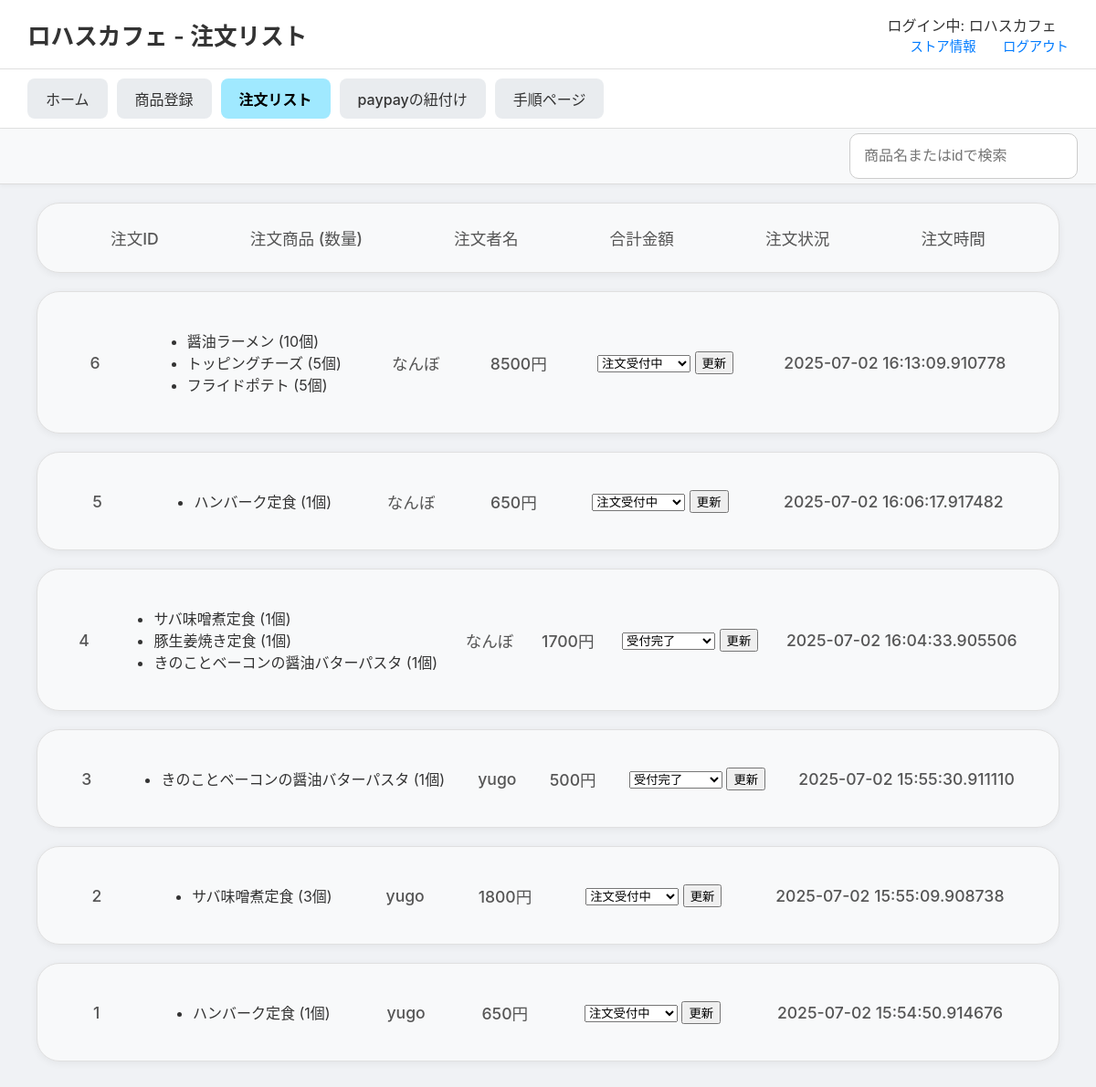
Page /stores/order-list (signed in) on the committed database.
### tables this page shows
CREATE TABLE order_items (
    order_item_id INTEGER PRIMARY KEY AUTOINCREMENT,
    order_id INTEGER NOT NULL,
    menu_id INTEGER NOT NULL,
    quantity INTEGER NOT NULL DEFAULT 1,
    price_at_order INTEGER NOT NULL, 
    FOREIGN KEY (order_id) REFERENCES orders(order_id),
    FOREIGN KEY (menu_id) REFERENCES menus(menu_id)
);

CREATE TABLE menus (
    menu_id INTEGER PRIMARY KEY AUTOINCREMENT,
    store_id INTEGER, -- NOT NULL制約を削除し、NULLを許容
    menu_name TEXT NOT NULL,
    category TEXT NOT NULL,
    price INTEGER NOT NULL,
    soldout INTEGER NOT NULL DEFAULT 0,
    FOREIGN KEY (store_id) REFERENCES store(store_id)
);

CREATE TABLE users_table (
    id INTEGER PRIMARY KEY AUTOINCREMENT,
    u_name TEXT NOT NULL,
    email TEXT UNIQUE NOT NULL,
    password_hash TEXT NOT NULL,
    created_at TIMESTAMP DEFAULT CURRENT_TIMESTAMP
);

CREATE TABLE orders (
    order_id INTEGER PRIMARY KEY AUTOINCREMENT,
    user_id INTEGER NOT NULL,
    store_id INTEGER NOT NULL,
    status TEXT DEFAULT '注文受付中' CHECK (
        status IN (
            '注文受付中', '受付完了', '商品作成中', '作成直前', '受け取り待ち', 'completed', 'canceled'
        )
    ),
    datetime DATETIME NOT NULL,
    payment_method TEXT CHECK (payment_method IN ('PayPay')),
    total_amount INTEGER NOT NULL,
    FOREIGN KEY (user_id) REFERENCES users(user_id),
    FOREIGN KEY (store_id) REFERENCES store(store_id)
);

### routes/stores_detail/stores_detail.py (the view)
@stores_detail_bp.route('/order-list')
def order_list():
    store_id = session.get('store_id')
    store_name = session.get('store_name', 'ゲスト')
    conn = get_db_connection()
    query = """
        SELECT
            o.order_id, o.datetime, o.total_amount, o.status,
            u.u_name, m.menu_name, oi.quantity, oi.price_at_order
        FROM orders AS o
        JOIN order_items AS oi ON o.order_id = oi.order_id
        JOIN menus AS m ON oi.menu_id = m.menu_id
        JOIN users_table AS u ON o.user_id = u.id
        WHERE o.store_id = ?
        ORDER BY o.datetime DESC;
    """
    orders_raw = conn.execute(query, (store_id,)).fetchall()
    conn.close()
    orders_dict = {}
    for row in orders_raw:
        order_id = row['order_id']
        if order_id not in orders_dict:
            orders_dict[order_id] = {
                'id': order_id, 'datetime': row['datetime'], 'status': row['status'],
                'user_name': row['u_name'], 'total_amount': row['total_amount'],
                'items_list': [] # ★★★ キー名を'items'から'items_list'に変更 ★★★
            }
        orders_dict[order_id]['items_list'].append({
            'name': row['menu_name'], 'quantity': row['quantity'], 'price': row['price_at_order']
        })
    orders_list = list(orders_dict.values())
    return render_template('stores_detail/order_list.html', orders=orders_list, store_name=store_name)

### routes/stores_detail/stores_detail.py (called while the page is built)
def get_db_connection():
    db_path = os.path.join(os.path.dirname(__file__), '..', '..', 'app.db')
    conn = sqlite3.connect(db_path)
    conn.row_factory = sqlite3.Row  # 行を辞書形式で取得
    return conn

### templates/stores_detail/order_list.html (shortened to what this page needs)
<!DOCTYPE html>
<html lang="ja">
<head>
    <link rel="stylesheet" href="{{ url_for('static', filename='css/stores_detail.css') }}">
</head>
<body>
        <header class="site-header">
            <h1>{{ store_name }} - 注文リスト</h1>
            <div class="header-links">
                <div class="store-name">ログイン中: {{ store_name if store_name else 'ゲスト' }}</div>
                <a href="{{ url_for('stores_detail.store_info') }}">ストア情報</a>
                <a href="{{ url_for('general.explamation') }}">ログアウト</a>
            </div>
        </header>
    <nav class="main-nav">
        <ul>
            <li><a href="{{ url_for('stores_detail.store_home') }}" >ホーム</a></li>
            <li><a href="{{ url_for('stores_detail.menu_registration') }}">商品登録</a></li>
            <li><a href="{{ url_for('stores_detail.order_list') }}" class="active">注文リスト</a></li>
            <li><a href="{{ url_for('stores_detail.paypay_linking') }}">paypayの紐付け</a></li>
            <li><a href="{{ url_for('stores_detail.procedure') }}">手順ページ</a></li>
        </ul>
    </nav>
    <div class="sub-navigation">
        <input type="search" id="order-search" placeholder="商品名またはidで検索" />
    </div>
    <main class="main-content">
        <div class="order-list-container">
            <div class="order-item order-header">
                <span>注文ID</span>
                <span>注文商品 (数量)</span>
                <span>注文者名</span>
                <span>合計金額</span>
                <span>注文状況</span>
                <span>注文時間</span>
            </div>
            {% for order in orders %}
            <div class="order-item">
                <span>{{ order.id }}</span>
                <td>
                    <ul>
                    {% for item in order.items_list %}
                        <li>{{ item.name }} ({{ item.quantity }}個)</li>
                    {% endfor %}
                    </ul>
                </td>
                <span>{{ order.user_name }}</span>
                <span>{{ order.total_amount }}円</span>
                <td>
                    <form action="{{ url_for('stores_detail.update_order_status', order_id=order.id) }}" method="post">
                        <select name="status">
                            {% for s in ['注文受付中', '受付完了', '商品作成中', '作成直前', '受け取り待ち'] %}
                                <option value="{{ s }}" {% if order.status == s %}selected{% endif %}>{{ s }}</option>
                            {% endfor %}
                        </select>
                        <button type="submit">更新</button>
                    </form>
                </td>
                <span>{{ order.datetime }}</span>
            </div>
            {% else %}
            <div class="order-item no-orders">
                <p>現在、新しい注文はありません。</p>
            </div>
            {% endfor %}
        </div>
    </main>
</body>
</html>

### static/css/stores_detail.css (style rules this page uses)
body { font-family: -apple-system, BlinkMacSystemFont, "Segoe UI", Roboto, "Hiragino Sans", "Noto Sans CJK JP", "Yu Gothic", sans-serif; margin: 0; background-color: #f0f2f5; color: #333; }
.site-header { display: flex; justify-content: space-between; align-items: center; padding: 15px 30px; background-color: #ffffff; border-bottom: 1px solid #e0e0e0; }
.site-header h1 { font-size: 1.6em; margin: 0; font-weight: 600; }
.header-links a { margin-left: 25px; text-decoration: none; color: #007bff; font-size: 0.9em; font-weight: 500; }
.main-nav { background-color: #ffffff; padding: 10px 30px; border-bottom: 1px solid #e0e0e0; box-shadow: 0 2px 4px rgba(0,0,0,0.05); }
.main-nav ul { display: flex; list-style: none; margin: 0; padding: 0; gap: 10px; }
.main-nav a { display: block; padding: 10px 20px; text-decoration: none; color: #333; background-color: #e9ecef; border-radius: 8px; font-weight: 500; transition: background-color 0.2s; }
.main-nav a.active { background-color: #a0e9ff; color: #000; font-weight: bold; }
.main-content { padding: 20px 40px 40px 40px; }
.order-list-container { display: flex; flex-direction: column; gap: 20px; }
.order-item { background-color: #f8f9fa; border: 1px solid #e0e0e0; border-radius: 25px; padding: 25px 30px; box-shadow: 0 2px 8px rgba(0,0,0,0.06); display: flex; justify-content: space-around; align-items: center; }
.order-item span { font-size: 1.1em; color: #555; font-weight: 500; }
.sub-navigation { display: flex; justify-content: flex-start; gap: 15px; background-color: #f8f9fa; padding: 5px 20px; border-bottom: 1px solid #ddd; box-shadow: 0 2px 4px rgba(0,0,0,0.04); position: sticky; top: 0; z-index: 1000; }
.sub-navigation input[type="search"] { width: 250px; padding: 15px; font-size: 1.0em; border: 1px solid #ccc; border-radius: 10px; box-sizing: border-box; margin-left: auto; }

### rows in the picture
order_items: id "6", name "醤油ラーメン", quantity "10", user_name "なんぼ", total_amount "8500", datetime "2025-07-02 16:13:09.910778"
order_items: name "トッピングチーズ", quantity "5"
order_items: name "フライドポテト", quantity "5"
order_items: id "5", name "ハンバーク定食", quantity "1", user_name "なんぼ", total_amount "650", datetime "2025-07-02 16:06:17.917482"
order_items: id "4", name "サバ味噌煮定食", quantity "1", user_name "なんぼ", total_amount "1700", datetime "2025-07-02 16:04:33.905506"
order_items: name "豚生姜焼き定食", quantity "1"
order_items: name "きのことベーコンの醤油バターパスタ", quantity "1"
order_items: id "3", name "きのことベーコンの醤油バターパスタ", quantity "1", user_name "yugo", total_amount "500", datetime "2025-07-02 15:55:30.911110"
order_items: id "2", name "サバ味噌煮定食", quantity "3", user_name "yugo", total_amount "1800", datetime "2025-07-02 15:55:09.908738"
order_items: id "1", name "ハンバーク定食", quantity "1", user_name "yugo", total_amount "650", datetime "2025-07-02 15:54:50.914676"

### other values in the picture
{{ store_name }} "ロハスカフェ"
{{ store_name if store_name else 'ゲスト' }} "ロハスカフェ"
form field status "注文受付中"
form field status "受付完了"
